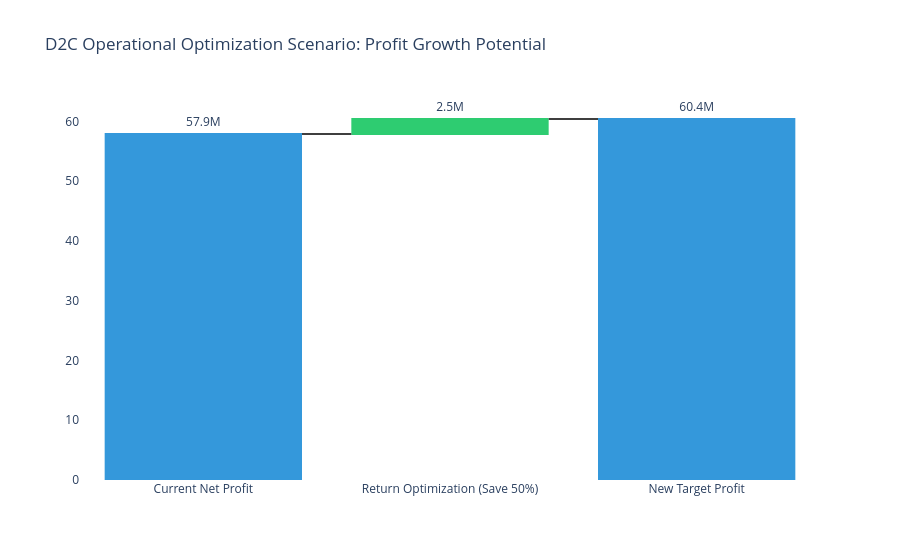

Notebook code cell kept with this figure:
### Markdown cell above
FX Shock Simulation: Which Segments Survive a Currency Crisis?
Strategic Insight: USD Stress Test (+20% FX Shock)
1. Scenario Context
This chart visualizes the vulnerability of our net margins against a 20% sudden increase in the USD/TRY exchange rate. Since our production costs (COGS) are partially dollar-indexed, this simulation shows which segments are at risk of falling below the profitability line.

2. Visual Interpretation & Analysis
The "Buffer" in Mid & Premium:

Mid Segment: Even after a 20% shock, the margin remains robust (dropping from ~58% to ~54%). This is the company's safest "cushion."

Premium Segment: Maintains a solid margin around 40%. The high price point allows this segment to absorb currency fluctuations without becoming unprofitable.

The "Entry" Segment Danger Zone:

High Vulnerability: As shown by the first pair of bars, the Entry segment sees its margin compressed significantly.

The Error Bars (Vulnerability): Note the long black error bars on the Entry segment; this indicates a high variance between channels. In the D2C channel, this shock could push the margin dangerously close to zero or negative territory.

3. Executive Summary for the Report
"Our Mid and Premium segments provide high financial resilience against external shocks. However, the Entry segment (especially in D2C) lacks the margin buffer to survive a 20% currency spike. To mitigate this, we recommend implementing a dynamic pricing strategy for Entry products or increasing the share of local raw materials to reduce USD exposure."

### Code cell
import plotly.graph_objects as go

current_net_profit = 57.9 

return_saving = 2.5 

x_labels = ["Current Net Profit", "Return Optimization (Save 50%)", "New Target Profit"]
y_values = [current_net_profit, return_saving, current_net_profit + return_saving]

fig = go.Figure(go.Waterfall(
    orientation = "v",
    measure = ["absolute", "relative", "absolute"],
    x = x_labels,
    textposition = "outside",
    text = [f"{v:.1f}M" for v in y_values],
    y = y_values,
    connector = {"line":{"color":"rgb(63, 63, 63)"}},
    increasing = {"marker":{"color":"#2ecc71"}}, 
    totals = {"marker":{"color":"#3498db"}}     
))

fig.update_layout(
    title = "D2C Operational Optimization Scenario: Profit Growth Potential",
    showlegend = False,
    plot_bgcolor = 'white'
)

fig.show()

### Figure 1 — Plotly figure (JSON) as saved in the notebook; plotly's stock layout.template omitted (floating-point values rounded to 4 significant figures)
{"data": [{"connector": {"line": {"color": "rgb(63, 63, 63)"}}, "increasing": {"marker": {"color": "#2ecc71"}}, "measure": ["absolute", "relative", "absolute"], "orientation": "v", "text": ["57.9M", "2.5M", "60.4M"], "textposition": "outside", "totals": {"marker": {"color": "#3498db"}}, "type": "waterfall", "x": ["Current Net Profit", "Return Optimization (Save 50%)", "New Target Profit"], "y": [57.9, 2.5, 60.4]}], "layout": {"plot_bgcolor": "white", "showlegend": false, "title": {"text": "D2C Operational Optimization Scenario: Profit Growth Potential"}}}
